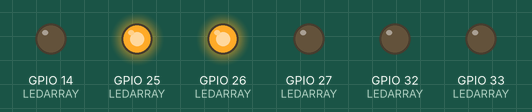
Bench run of a sketch on a simulated ESP32. On the bench: output pins drawn as LEDs (lit = HIGH).

Above: at 0.07 s.
At 1.12 s:
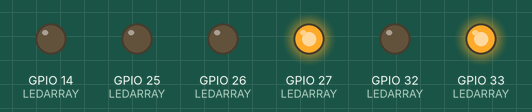
At 2.62 s:
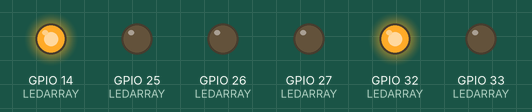
Timing chart, 0 to 3.0 s (numbered marks = the images above):
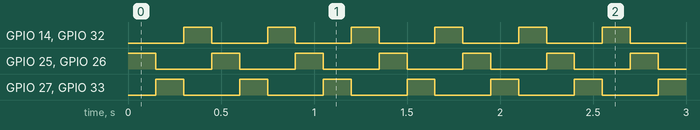

Measured:
- by itself, GPIO 14 (LEDARRAY), GPIO 25 (LEDARRAY), GPIO 26 (LEDARRAY), GPIO 27 (LEDARRAY), GPIO 32 (LEDARRAY), GPIO 33 (LEDARRAY): alternates HIGH for 0.15 s and LOW for 0.30 s
- by itself, everything shown: repeats every 0.45 s, in 3 steps

The sketch:

LED_CENTER_TO_END.ino
```cpp
/*
  LED Center-to-End Chaser Program
  This program turns on and off LEDs connected to digital pins
  14, 27, 26, 25, 33, and 32 of an ESP32 microcontroller. The LEDs
  glow outward starting from the center (LED 3 on pin 26 and LED 4 on pin 25)
  and move symmetrically to the ends. Each pair of LEDs lights up
  for 150 milliseconds before turning off, creating a chaser effect
  from the center to the outermost LEDs. (Even number of LED)
  Pin assignments:
    Pin 14: LED 1 (end)
    Pin 27: LED 2
    Pin 26: LED 3 (center)
    Pin 25: LED 4 (center)
    Pin 33: LED 5
    Pin 32: LED 6 (end)
  Created: October 2024
  Org: INVOOTECHNICA GLOBAL PVT. LTD.                            */

#define LED1  14
#define LED2  27
#define LED3  26
#define LED4  25
#define LED5  33
#define LED6  32

int LEDARRAY[] = { LED1, LED2, LED3, LED4, LED5, LED6 };
int arraySize = sizeof ( LEDARRAY ) / sizeof ( LEDARRAY[0] );
int mid = ( arraySize / 2 ) - 1;

void setup ( ) {
  for ( int i = 0; i < 6; i++ ) {
    pinMode ( LEDARRAY[i], OUTPUT );
  }
}

void loop ( ) {
  for ( int i = 0; i <= mid; i++ ) {
    digitalWrite ( LEDARRAY[mid + i + 1], HIGH );
    digitalWrite ( LEDARRAY[mid - i], HIGH );
    delay ( 150 );
    digitalWrite ( LEDARRAY[mid + i + 1], LOW );
    digitalWrite ( LEDARRAY[mid - i], LOW );
  }
}
```
